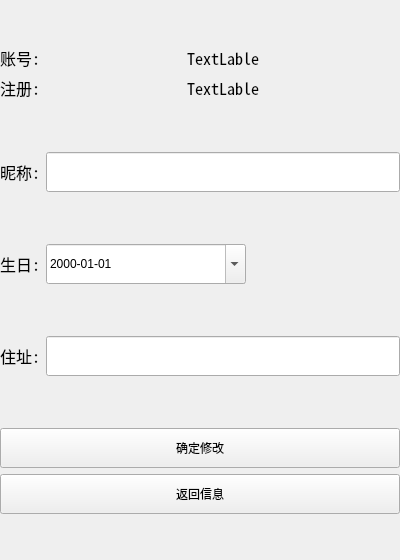
<?xml version="1.0" encoding="UTF-8"?>
<ui version="4.0">
 <class>QQchangedetail</class>
 <widget class="QWidget" name="QQchangedetail">
  <property name="geometry">
   <rect>
    <x>0</x>
    <y>0</y>
    <width>400</width>
    <height>560</height>
   </rect>
  </property>
  <property name="minimumSize">
   <size>
    <width>400</width>
    <height>560</height>
   </size>
  </property>
  <property name="maximumSize">
   <size>
    <width>400</width>
    <height>560</height>
   </size>
  </property>
  <property name="windowTitle">
   <string>Form</string>
  </property>
  <widget class="QWidget" name="widget" native="true">
   <property name="geometry">
    <rect>
     <x>0</x>
     <y>0</y>
     <width>400</width>
     <height>560</height>
    </rect>
   </property>
   <property name="minimumSize">
    <size>
     <width>400</width>
     <height>560</height>
    </size>
   </property>
   <property name="maximumSize">
    <size>
     <width>400</width>
     <height>560</height>
    </size>
   </property>
   <layout class="QVBoxLayout" name="verticalLayout">
    <item>
     <spacer name="verticalSpacer_5">
      <property name="orientation">
       <enum>Qt::Vertical</enum>
      </property>
      <property name="sizeHint" stdset="0">
       <size>
        <width>20</width>
        <height>40</height>
       </size>
      </property>
     </spacer>
    </item>
    <item>
     <layout class="QHBoxLayout" name="horizontalLayout_5">
      <item>
       <widget class="QLabel" name="label">
        <property name="font">
         <font>
          <family>Noto Sans Mono CJK SC</family>
          <pointsize>12</pointsize>
         </font>
        </property>
        <property name="text">
         <string>账号:</string>
        </property>
       </widget>
      </item>
      <item>
       <spacer name="horizontalSpacer">
        <property name="orientation">
         <enum>Qt::Horizontal</enum>
        </property>
        <property name="sizeHint" stdset="0">
         <size>
          <width>40</width>
          <height>20</height>
         </size>
        </property>
       </spacer>
      </item>
      <item>
       <widget class="QLabel" name="idLab">
        <property name="font">
         <font>
          <family>Noto Sans Mono CJK SC</family>
          <pointsize>12</pointsize>
         </font>
        </property>
        <property name="text">
         <string>TextLable</string>
        </property>
       </widget>
      </item>
      <item>
       <spacer name="horizontalSpacer_2">
        <property name="orientation">
         <enum>Qt::Horizontal</enum>
        </property>
        <property name="sizeHint" stdset="0">
         <size>
          <width>40</width>
          <height>20</height>
         </size>
        </property>
       </spacer>
      </item>
     </layout>
    </item>
    <item>
     <layout class="QHBoxLayout" name="horizontalLayout">
      <item>
       <widget class="QLabel" name="label_5">
        <property name="font">
         <font>
          <family>Noto Sans Mono CJK SC</family>
          <pointsize>12</pointsize>
         </font>
        </property>
        <property name="text">
         <string>注册:</string>
        </property>
       </widget>
      </item>
      <item>
       <spacer name="horizontalSpacer_3">
        <property name="orientation">
         <enum>Qt::Horizontal</enum>
        </property>
        <property name="sizeHint" stdset="0">
         <size>
          <width>40</width>
          <height>20</height>
         </size>
        </property>
       </spacer>
      </item>
      <item>
       <widget class="QLabel" name="regLab">
        <property name="font">
         <font>
          <family>Noto Sans Mono CJK SC</family>
          <pointsize>12</pointsize>
         </font>
        </property>
        <property name="text">
         <string>TextLable</string>
        </property>
       </widget>
      </item>
      <item>
       <spacer name="horizontalSpacer_4">
        <property name="orientation">
         <enum>Qt::Horizontal</enum>
        </property>
        <property name="sizeHint" stdset="0">
         <size>
          <width>40</width>
          <height>20</height>
         </size>
        </property>
       </spacer>
      </item>
     </layout>
    </item>
    <item>
     <spacer name="verticalSpacer">
      <property name="orientation">
       <enum>Qt::Vertical</enum>
      </property>
      <property name="sizeHint" stdset="0">
       <size>
        <width>20</width>
        <height>40</height>
       </size>
      </property>
     </spacer>
    </item>
    <item>
     <layout class="QHBoxLayout" name="horizontalLayout_4">
      <item>
       <widget class="QLabel" name="label_2">
        <property name="font">
         <font>
          <family>Noto Sans Mono CJK SC</family>
          <pointsize>12</pointsize>
         </font>
        </property>
        <property name="text">
         <string>昵称:</string>
        </property>
       </widget>
      </item>
      <item>
       <widget class="QLineEdit" name="nameLdt">
        <property name="minimumSize">
         <size>
          <width>0</width>
          <height>40</height>
         </size>
        </property>
       </widget>
      </item>
     </layout>
    </item>
    <item>
     <spacer name="verticalSpacer_2">
      <property name="orientation">
       <enum>Qt::Vertical</enum>
      </property>
      <property name="sizeHint" stdset="0">
       <size>
        <width>20</width>
        <height>40</height>
       </size>
      </property>
     </spacer>
    </item>
    <item>
     <layout class="QHBoxLayout" name="horizontalLayout_3">
      <item>
       <widget class="QLabel" name="label_3">
        <property name="font">
         <font>
          <family>Noto Sans Mono CJK SC</family>
          <pointsize>12</pointsize>
         </font>
        </property>
        <property name="text">
         <string>生日:</string>
        </property>
       </widget>
      </item>
      <item>
       <widget class="QDateEdit" name="dateEdit">
        <property name="minimumSize">
         <size>
          <width>200</width>
          <height>40</height>
         </size>
        </property>
        <property name="maximumTime">
         <time>
          <hour>23</hour>
          <minute>59</minute>
          <second>59</second>
         </time>
        </property>
        <property name="displayFormat">
         <string>yyyy-MM-dd</string>
        </property>
        <property name="calendarPopup">
         <bool>true</bool>
        </property>
       </widget>
      </item>
      <item>
       <spacer name="horizontalSpacer_5">
        <property name="orientation">
         <enum>Qt::Horizontal</enum>
        </property>
        <property name="sizeHint" stdset="0">
         <size>
          <width>40</width>
          <height>20</height>
         </size>
        </property>
       </spacer>
      </item>
     </layout>
    </item>
    <item>
     <spacer name="verticalSpacer_3">
      <property name="orientation">
       <enum>Qt::Vertical</enum>
      </property>
      <property name="sizeHint" stdset="0">
       <size>
        <width>20</width>
        <height>40</height>
       </size>
      </property>
     </spacer>
    </item>
    <item>
     <layout class="QHBoxLayout" name="horizontalLayout_2">
      <item>
       <widget class="QLabel" name="label_4">
        <property name="font">
         <font>
          <family>Noto Sans Mono CJK SC</family>
          <pointsize>12</pointsize>
         </font>
        </property>
        <property name="text">
         <string>住址:</string>
        </property>
       </widget>
      </item>
      <item>
       <widget class="QLineEdit" name="LocaLdt">
        <property name="minimumSize">
         <size>
          <width>0</width>
          <height>40</height>
         </size>
        </property>
       </widget>
      </item>
     </layout>
    </item>
    <item>
     <spacer name="verticalSpacer_4">
      <property name="orientation">
       <enum>Qt::Vertical</enum>
      </property>
      <property name="sizeHint" stdset="0">
       <size>
        <width>20</width>
        <height>40</height>
       </size>
      </property>
     </spacer>
    </item>
    <item>
     <widget class="QPushButton" name="confrimBtm">
      <property name="minimumSize">
       <size>
        <width>0</width>
        <height>40</height>
       </size>
      </property>
      <property name="text">
       <string>确定修改</string>
      </property>
     </widget>
    </item>
    <item>
     <widget class="QPushButton" name="exitBtm">
      <property name="minimumSize">
       <size>
        <width>0</width>
        <height>40</height>
       </size>
      </property>
      <property name="text">
       <string>返回信息</string>
      </property>
     </widget>
    </item>
    <item>
     <spacer name="verticalSpacer_6">
      <property name="orientation">
       <enum>Qt::Vertical</enum>
      </property>
      <property name="sizeHint" stdset="0">
       <size>
        <width>20</width>
        <height>40</height>
       </size>
      </property>
     </spacer>
    </item>
   </layout>
  </widget>
 </widget>
 <resources/>
 <connections/>
</ui>
